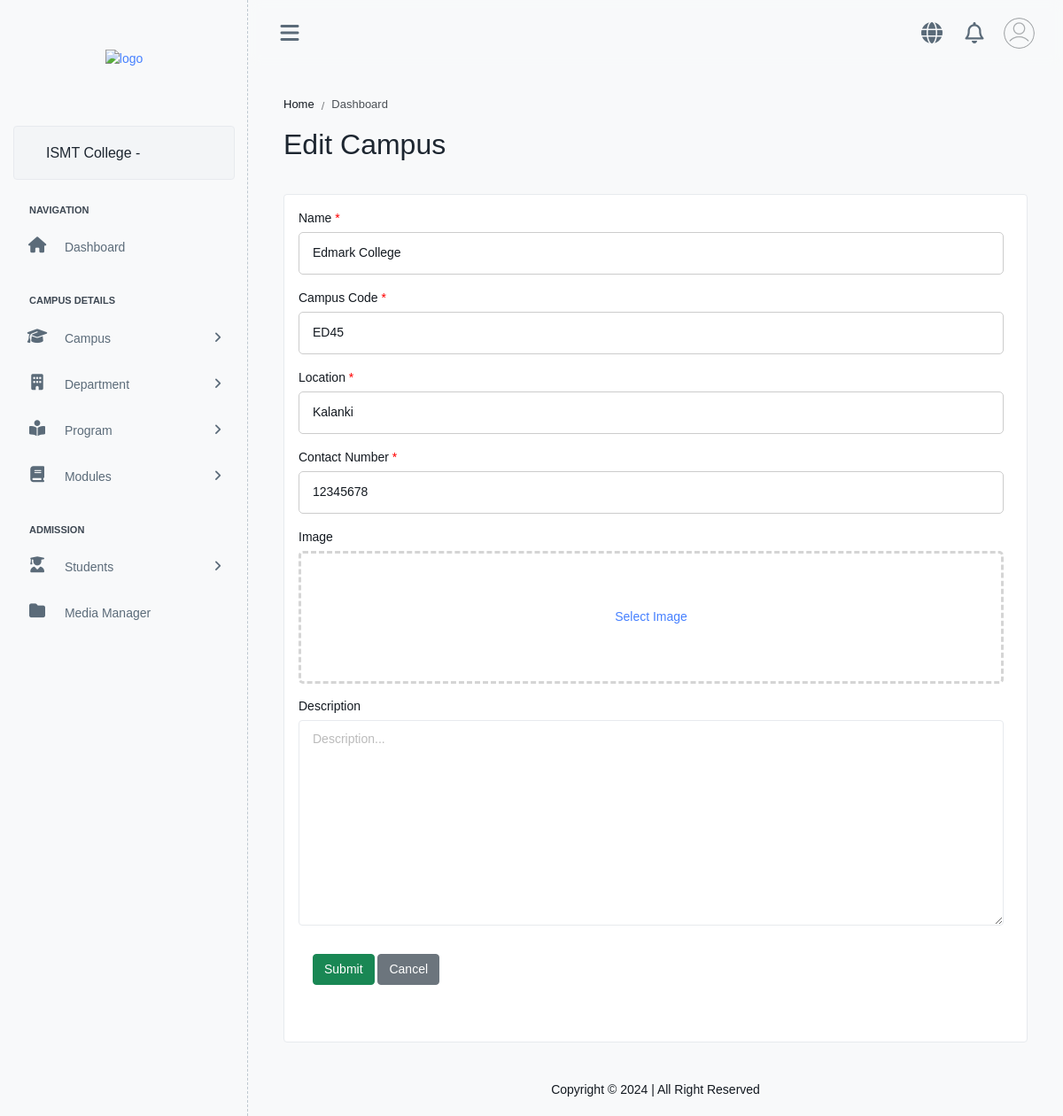
/campus/edit/2, run on an earlier commit of the app's database.
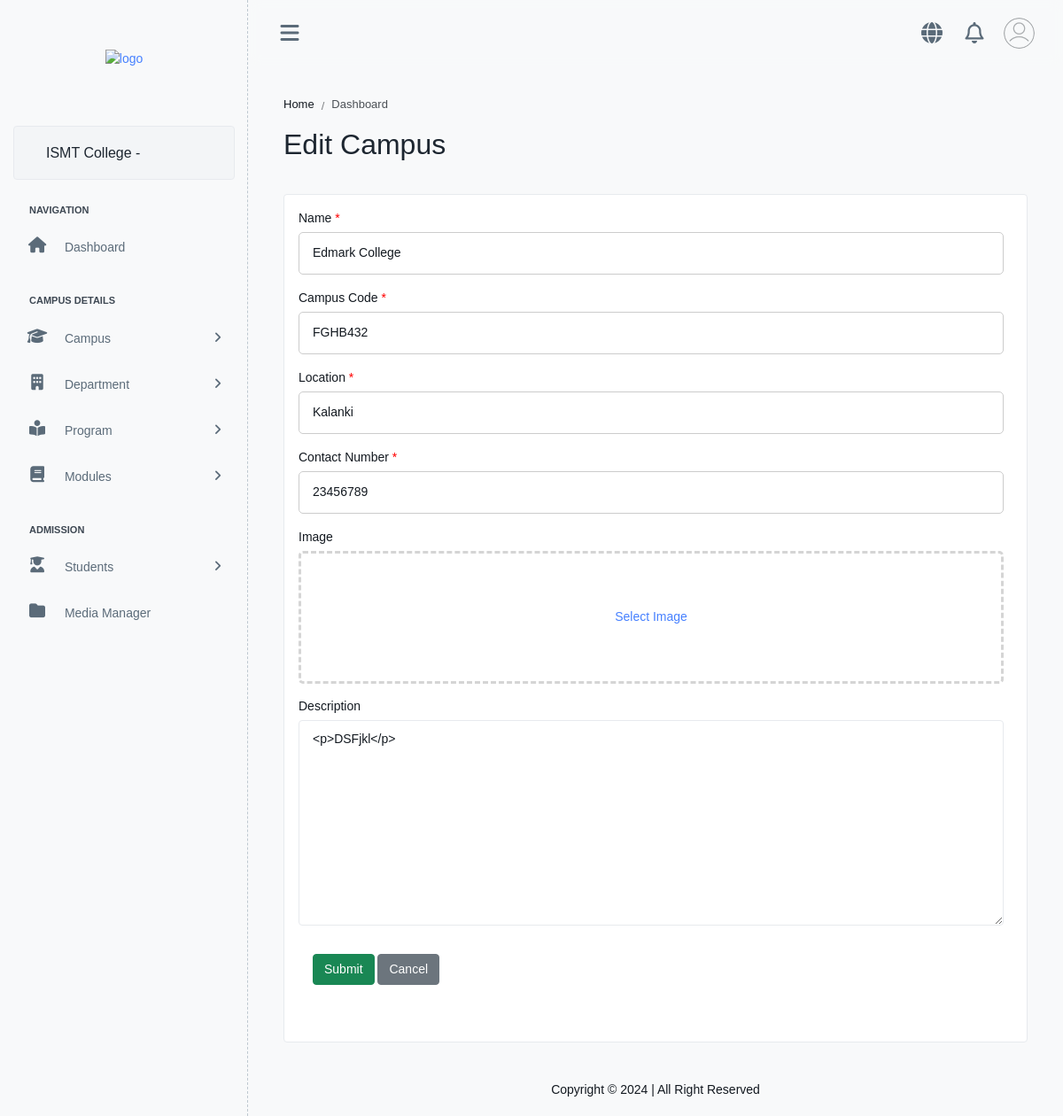
And on a later commit of the database.
### dashboard/models.py (models this page shows, shortened)
class Campus(models.Model):
    name = models.CharField(max_length=100, blank=False, null=False)
    code = models.CharField(blank=False, max_length=20)
    location = models.CharField(max_length=50)
    contact = models.CharField(blank=False, max_length=15)
    image = models.TextField()
    description = models.TextField(blank=True, null=True)

### dashboard/views.py (the view, shortened to what this page needs)
# urls.py: path('campus/edit/<int:id>',CampusEdit.as_view(),name='campusedit'),
class CampusEdit(View):
    def get(self, request, id):
        campus = get_object_or_404(Campus, id=id)
        form = CampusForm(instance=campus)
        return render(request, 'dashboard/campus/edit.html', {
            'form': form,
            'campus_id': id
        })

### templates/dashboard/campus/edit.html (shortened to what this page needs)
{% extends 'dashboard/admin-base.html' %}
{% load static %}
{% block maintitle %}
  Edit Campus
{% endblock %}
{% block content %}
  <div class="col-sm-12">
    <div class="card">
      <div class="card-body">
        <form method="post" enctype="multipart/form-data" action="{% url 'dashboard:campusedit' id=campus_id %}">
            <div class="form-group mb-3">
              <label for="{{ form.name.id_for_label }}" class="form-label">Name <span style="color: red;">*</span></label>
              {{ form.name }}
            </div>
            <div class="form-group mb-3">
              <label for="{{ form.code.id_for_label }}" class="form-label">Campus Code <span style="color: red;">*</span></label>
              {{ form.code }}
            </div>
            <div class="form-group mb-3">
              <label for="{{ form.location.id_for_label }}" class="form-label">Location <span style="color: red;">*</span></label>
              {{ form.location }}
            </div>
            <div class="form-group mb-3">
              <label for="{{ form.contact.id_for_label }}" class="form-label">Contact Number <span style="color: red;">*</span></label>
              {{ form.contact }}
            </div>
            <div class="form-group mt-3">
              <label class="form-label" for="catIcon">Image</label>
              {% with image=form.instance.image %}
                  {% with name="image" %}
                      {% include 'dashboard/image-picker.html' %}
                  {% endwith %}
              {% endwith %}
            </div>
          <div class="form-group mb-3">
                <label for="{{ form.description.id_for_label }}" class="form-label">Description</label>
                {{ form.description }}
            </div>
          <div class="flex mb-5 ms-3">
            <button type="submit" class="btn btn-success mt-3">Submit</button>
            <a href="{% url 'dashboard:campuslist' %}" class="btn btn-secondary mt-3">Cancel</a>
          </div>
        </form>
      </div>
    </div>
  </div>
{% endblock %}

### templates/dashboard/admin-base.html (shortened to what this page needs)
{% load static %}
<!DOCTYPE html>
<html lang="en">
<head>
    <link rel="stylesheet" href="https://cdnjs.cloudflare.com/ajax/libs/fancybox/3.5.7/jquery.fancybox.min.css">
    <link rel="stylesheet" href="{% static 'dashboard/modules/alert/style.css' %}">
    <link rel="stylesheet" href="https://cdn.jsdelivr.net/npm/select2@4.1.0-rc.0/dist/css/select2.min.css">
    <link rel="stylesheet" href="https://cdnjs.cloudflare.com/ajax/libs/font-awesome/6.5.1/css/all.min.css">
    <link rel="stylesheet" href="https://cdn.jsdelivr.net/npm/bootstrap@5.3.3/dist/css/bootstrap.min.css">
    <link rel="stylesheet" href="{% static 'dashboard/modules/datetimepicker/css/bootstrap-datetimepicker.min.css' %}">
    <link rel="stylesheet" href="{% static 'dashboard/assets/css/style.css' %}" id="main-style-link">
</head>
<body>
    <nav class="ps-sidebar">
        <div class="navbar-wrapper">
            <div class="m-header">
                <a href="" class="b-brand text-primary">
                    <img src="{% static 'dashboard/assets/images/logo.jpg' %}" class="img-fluid logo-lg opacity-100 h-full" alt="logo">
                </a>
            </div>
            <div class="navbar-content">
                <div class="card ps-user-card">
                    <div class="card-body">
                        <div class="d-flex align-items-center">
                            <div class="flex-grow-1 ms-3 me-2">
                                <h6 class="mb-0">ISMT College - {{request.user.username}}</h6>
                            </div>
                        </div>
                    </div>
                </div>
                <ul class="ps-navbar">
                    <li class="ps-item ps-caption">
                        <label>Navigation</label>
                    </li>
                    <li class="ps-item">
                        <a href="{% url 'dashboard:index' %}" class="ps-link">
                            <span class="ps-micon">
                                <i class="fa fa-home"></i>
                            </span>
                            <span class="ps-mtext">Dashboard</span>
                        </a>
                    </li>
                    <li class="ps-item ps-caption">
                        <label>Campus Details</label>
                    </li>
                    <li class="ps-item ps-hasmenu">
                        <a href="#!" class="ps-link">
                            <span class="ps-micon">
                                <i class="fa-solid fa-graduation-cap"></i>
                            </span>
                            <span class="ps-mtext">Campus</span>
                            <span class="ps-arrow"><i class="fa fa-angle-right"></i></span>
                        </a>
                    </li>
                    <li class="ps-item ps-hasmenu">
                        <a href="#!" class="ps-link">
                            <span class="ps-micon">
                                <i class="fa-solid fa-building"></i>
                            </span>
                            <span class="ps-mtext">Department</span>
                            <span class="ps-arrow"><i class="fa fa-angle-right"></i></span>
                        </a>
                    </li>
                    <li class="ps-item ps-hasmenu">
                        <a href="#!" class="ps-link">
                            <span class="ps-micon">
                                <i class="fa-solid fa-book-open-reader"></i>
                            </span>
                            <span class="ps-mtext">Program</span>
                            <span class="ps-arrow"><i class="fa fa-angle-right"></i></span>
                        </a>
                    </li>
                    <li class="ps-item ps-hasmenu">
                        <a href="#!" class="ps-link">
                            <span class="ps-micon">
                               <i class="fa-solid fa-book"></i>
                            </span>
                            <span class="ps-mtext">Modules</span>
                            <span class="ps-arrow"><i class="fa fa-angle-right"></i></span>
                        </a>
                    </li>
                    <li class="ps-item ps-caption">
                        <label>Admission</label>
                    </li>
                    <li class="ps-item ps-hasmenu">
                        <a href="#!" class="ps-link">
                            <span class="ps-micon">
                                <i class="fa-solid fa-user-graduate"></i>
                            </span>
                            <span class="ps-mtext">Students</span>
                            <span class="ps-arrow"><i class="fa fa-angle-right"></i></span>
                        </a>
                    </li>
                    <li class="ps-item">
                        <a href="{% url 'dashboard:filemanager' %}" class="ps-link">
                            <span class="ps-micon">
                                <i class="fa-solid fa-folder"></i>
                            </span>
                            <span class="ps-mtext">Media Manager</span>
                        </a>
                    </li>
                </ul>
            </div>
        </div>
    </nav>
    <header class="ps-header">
        <div class="header-wrapper">
            <div class="me-auto ps-mob-drp">
                <ul class="list-unstyled">
                    <li class="ps-h-item ps-sidebar-collapse">
                        <a href="#" class="ps-head-link ms-0" id="sidebar-hide">
                            <i class="fa-solid fa-bars"></i>
                        </a>
                    </li>
                </ul>
            </div>
            <div class="ms-auto">
                <ul class="list-unstyled">
                    <li class="ps-h-item">
                        <a href="" class="ps-head-link me-0" target="_blank">
                            <i class="fa fa-globe"></i>
                        </a>
                    </li>
                    <li class="ps-h-item">
                        <a href="#" class="ps-head-link me-0" data-bs-toggle="offcanvas" data-bs-target="#announcement"
                            aria-controls="announcement">
                            <i class="fa-regular fa-bell"></i>
                        </a>
                    </li>
                    <li class="dropdown ps-h-item header-user-profile ">
                        <a class="ps-head-link dropdown-toggle arrow-none me-0" data-bs-toggle="dropdown" href="#"
                            role="button" aria-haspopup="false" data-bs-auto-close="outside" aria-expanded="false">
                            <img src="{% static 'dashboard/assets/images/user.png' %}" alt="user-image" class="user-avatar" />
                        </a>
                    </li>
                </ul>
            </div>
        </div>
    </header>
    <div class="ps-container">
        <div class="ps-content">
            <div class="page-header">
                <div class="page-block">
                    <div class="row align-items-center">
                        <div class="col-md-6">
                            {% block beadcumbfull %}
                            <ul class="breadcrumb">
                                <li class="breadcrumb-item"><a href="">Home</a></li>
                                <li class="breadcrumb-item" aria-current="page">{% block beadcrumb %}Dashboard{% endblock %}</li>
                            </ul>
                            {% endblock beadcumbfull %}
                            <div class="page-header-title d-block">
                                <h2 class="mb-0">{% block maintitle %}{% endblock maintitle %}</h2>
                            </div>
                        </div>
                    </div>
                </div>
            </div>
            <div class="row dashboard">
                {% block content %}{% endblock content %}
            </div>
        </div>
    </div>
    <footer class="ps-footer">
        <div class="footer-wrapper container-fluid text-center">
            <div class="row">
                <div class="col my-1">
                    <p class="m-0">Copyright &copy; 2024 | All Right Reserved</p>
                </div>
            </div>
        </div>
    </footer>
</body>
</html>

### templates/dashboard/image-picker.html (shortened to what this page needs)
<div class="from-group image_picker_container {% if image %}added{% endif %}">
    <div class="empty_placeholder">
        <a href="{% url 'filehub:browser_select' %}?callback_fnc={{ name }}"
           class="select_{{ name }}_url openImagePicker">Select Image</a>
    </div>
</div>

What changed in the data, as far as the page shows it:
changed Campus "Edmark College": code "ED45" → "FGHB432"; contact "12345678" → "23456789"; description (not shown) → "<p>DSFjkl</p>"
